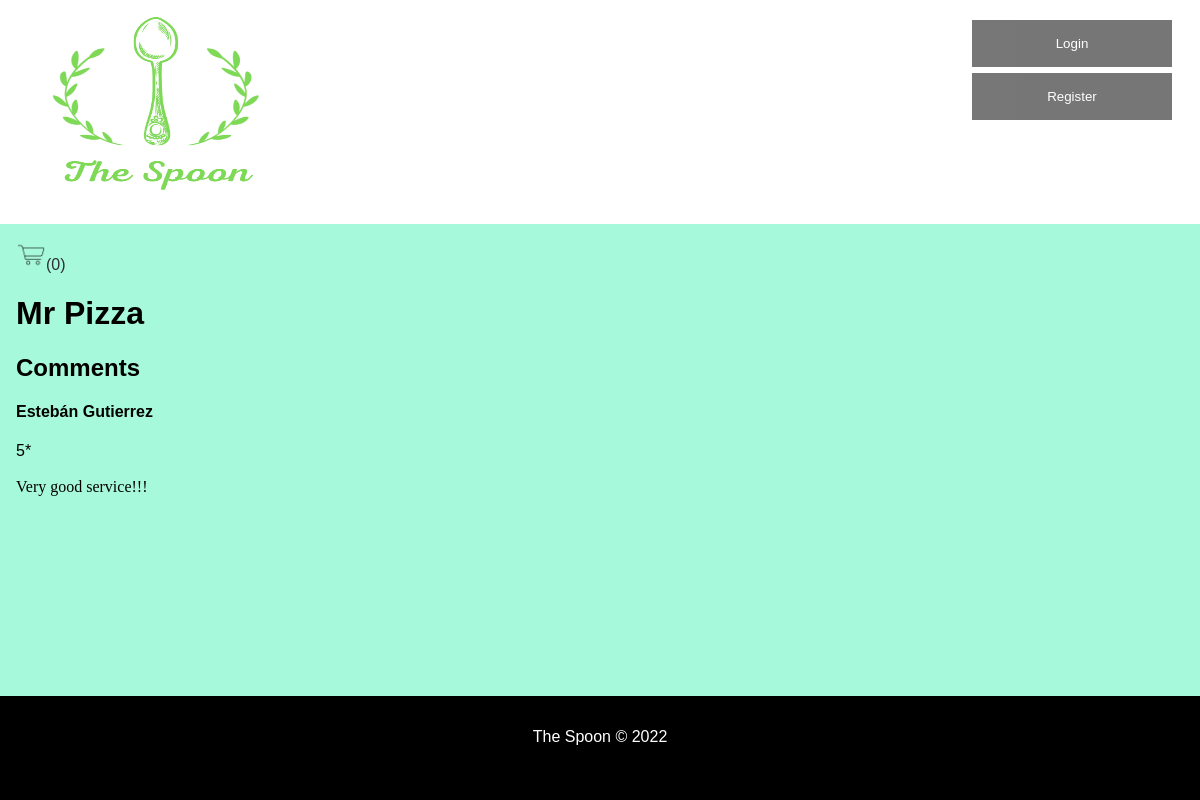
The page /restaurant.php?id=21 on the database as committed earlier.
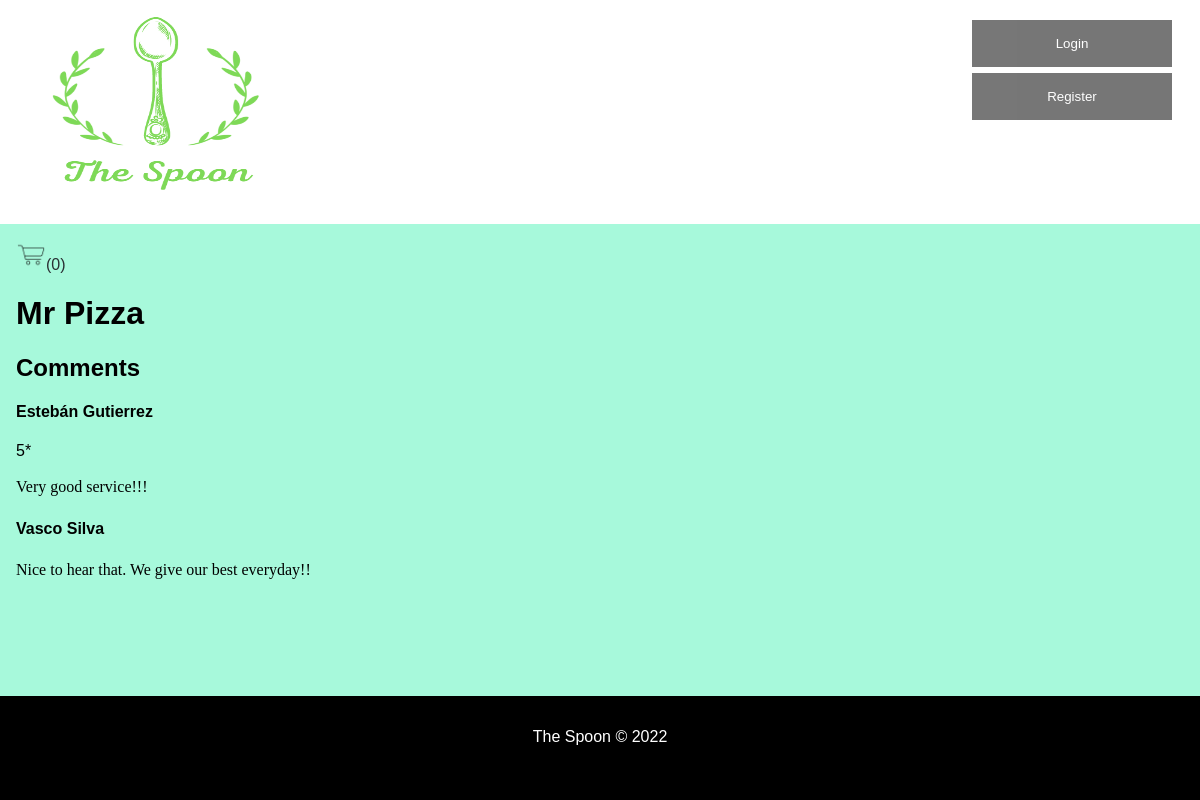
The same page on the database as committed later.
### tables this page shows
CREATE TABLE Restaurant (
	idRestaurant 		INTEGER PRIMARY KEY,
	Name 			VARCHAR NOT NULL,
	idUser		INTEGER NOT NULL 	CONSTRAINT fk_restaurant_iduser REFERENCES User (idUser)
												ON DELETE CASCADE ON UPDATE CASCADE,
	idRestCategory		INTEGER NOT NULL 	CONSTRAINT fk_restaurant_idrestcategory REFERENCES RestCategory (idRestCategory)
												ON DELETE CASCADE ON UPDATE CASCADE,
	Photo			VARCHAR	DEFAULT '',
	Description		VARCHAR DEFAULT '',
	idAddress		INTEGER NOT NULL 	CONSTRAINT fk_restaurant_idaddress REFERENCES Address (idAddress)
												ON DELETE CASCADE ON UPDATE CASCADE
);

CREATE TABLE Evaluation (
	idEvaluation		INTEGER PRIMARY KEY,
	idUser 		VARCHAR NOT NULL 	CONSTRAINT fk_evaluation_idUser REFERENCES User (idUser) 
												ON DELETE CASCADE ON UPDATE CASCADE,
	idRestaurant	 	INTEGER NOT NULL 	CONSTRAINT fk_evaluation_idrestaurant REFERENCES Restaurant (idRestaurant) 
												ON DELETE CASCADE ON UPDATE CASCADE,
	Rating 		INTEGER NOT NULL,
	Message		VARCHAR DEFAULT '',
	Comments		VARCHAR DEFAULT '',
	CONSTRAINT evaluation_rating CHECK ((Rating >= 0) and (Rating <= 5))					
);

CREATE TABLE User (
	idUser			INTEGER PRIMARY KEY,
	Email			VARCHAR NOT NULL UNIQUE,
	Password		VARCHAR NOT NULL,
	Phone 			INTEGER UNIQUE,
	Name 			VARCHAR NOT NULL,
	RestOwner       BOOLEAN DEFAULT FALSE,
	idAddress		INTEGER		CONSTRAINT fk_user_idaddress REFERENCES Address (idAddress)
												ON DELETE SET NULL ON UPDATE CASCADE
);

### restaurant.php (called while the page is built, shortened)
<?php
  require_once('database/connection.php');
  require_once('database/restaurant.class.php');
  require_once('database/review.class.php');
  require_once('templates/common.tpl.php');
  require_once('templates/restaurant.tpl.php');
  $db = getDatabaseConnection();
  $restaurant = Restaurant::getRestaurant($db, intval($_GET['id']));
  $menu = Menu::getMenu($db, intval($_GET['id']));
  $comments = Review::getReviewsFromRestaurant($db, intval($_GET['id']));
  $user = User::getRestaurantOwner($db, $restaurant->id);
  drawHeader();
  drawCart();
  drawRestaurant($restaurant, $user, $menu, $comments);
  drawFooter();
?>

### database/restaurant.class.php (called while the page is built, shortened)
<?php
  class Restaurant {
    public function __construct(int $id, string $name, string $description) {
      $this->name = $name;
    }
    static function getRestaurant(PDO $db, int $id) : Restaurant {
      $stmt = $db->prepare('SELECT idRestaurant, Name, Description FROM Restaurant WHERE idRestaurant = ?');
      $stmt->execute(array($id));
      $restaurant = $stmt->fetch();
      return new Restaurant(
        (int)$restaurant['idRestaurant'],
        $restaurant['Name'],
        $restaurant['Description']
      );
    }
  }
?>

### database/review.class.php (called while the page is built, shortened)
<?php
  require_once('database/user.class.php');
  class Review {
    public function __construct(int $id, int $rating, string $comment, string $nameUser, string $answer, string $nameOwner) {
      $this->rating = $rating;
      $this->comment = $comment;
      $this->answer = $answer;
      $this->nameUser = $nameUser;
      $this->nameOwner = $nameOwner;
    }
    static function getReviewsFromRestaurant(PDO $db, int $id) : array {
      $stmt = $db->prepare('SELECT idEvaluation, Rating, Message, idUser, Comments, idRestaurant  FROM Evaluation WHERE idRestaurant = ?');
      $stmt->execute(array($id));
      $stmt2 = $db->prepare('SELECT idUser, idRestaurant FROM Restaurant WHERE idRestaurant = ?');
      $stmt2->execute(array($id));
      $restOwner = User::getUser($db, intval($stmt2->fetch()['idUser']));
      $reviews = array();
      while ($review = $stmt->fetch()) {
        $user = User::getUser($db, intval($review['idUser']));
        $reviews[] = new Review(
          (int) $review['idEvaluation'],
          (int) $review['Rating'],
          $review['Message'],
          $user->name,
          $review['Comments'],
          $restOwner->name()
        );
      }
      return $reviews;
    }
  }
?>

### database/user.class.php (called while the page is built, shortened)
<?php
  class User {
    static function getUser(PDO $db, int $id): User {
      $stmt = $db->prepare('
        SELECT idUser, Email, Name, Street, City, State, PostalCode, Phone, RestOwner
        FROM User JOIN Address USING (idAddress)
        WHERE idUser = ?
      ');
      $stmt->execute(array($id));
      $user = $stmt->fetch();
      return new User
     (
        (int)$user['idUser'],
        $user['Email'],
        $user['Name'],
        $user['Street'],
        $user['City'],
        $user['State'],
        (int)$user['PostalCode'],
        (int)$user['Phone'],
        (bool)$user['RestOwner']
      );
    }
  }
?>

### templates/restaurant.tpl.php (the view, shortened to what this page needs)
<?php function drawRestaurant(Restaurant $restaurant, User $restOwner, array $menuItems, array $comments) { ?>
  <h1><?=$restaurant->name?></h1>
  <section id="comments">
    <?php if(count($comments) != 0 || isset($_SESSION['id'])) { ?>
    <h2>Comments</h2>
    <?php foreach ($comments as $comment) { ?>
      <?php if($comment->comment != '') { ?>
        <article class="comment">
          <span class="user"><h4><?=$comment->nameUser?></h4></span>
          <span class="rating"><?=$comment->rating?>*</span>
          <p><?=$comment->comment?></p>
          <?php if($comment->answer != '') { ?>
            <span class="owner"><h4><?=$comment->nameOwner?></h4></span>
            <p><?=$comment->answer?></p>
          <?php } else if ($_SESSION['id']==$restOwner->idUser) { ?>
            <button type="sumbit">Answer</button>
            <form action="action_answer.php" method="post" id="answer-<?php echo $_SESSION['id'] ?>">
              <input type="hidden" name="idReview" value="<?php echo $comment->id ?>">
              <label><input type="text" name="answer" placeholder="Answer here..."></label>
              <button type="sumbit">Submit</button>
            </form>
          <?php } ?>
        </article>
    <?php } } } ?>
  </section>
<?php } ?>

### templates/common.tpl.php (shortened to what this page needs)
<?php function drawHeader() { ?>
<!DOCTYPE html>
<html lang="en-US">
  <head>
    <link rel="stylesheet" href="css/style.css">
    <link rel="stylesheet" href="css/layout.css">
    <link rel="stylesheet" href="https://cdnjs.cloudflare.com/ajax/libs/font-awesome/4.7.0/css/font-awesome.min.css">
  </head>
  <body>
    <header id="header">
      <a id="logo" href="/"><img src="images/TheSpoon.png" alt ="theSpoon logo" width="300" height="200"></a>
      <?php
        if (isset($_SESSION['id'])) drawLogoutForm($_SESSION['name']);
        else drawLogInForm();
      ?>
    </header>
    <main class="content">
<?php } ?>
<?php function drawFooter() { ?>
    </main>
    <footer class="footer">
      The Spoon &copy; 2022
    </footer>
  </body>
</html>
<?php } ?>
<?php function drawLogInForm() { ?>
  <button type="button" class="open-button" id="logInButton" onclick="openLogInForm()">Login</button>
  <?=drawRegisterForm();?>
<?php } ?>
<?php function drawRegisterForm() { ?>
  <button type="button" class="open-button" id="registerButton" onclick="openRegisterForm()">Register</button>
<?php } ?>
<?php function drawCart() { ?>
  <div>
    <a id="cart" href="cart.php"><img src="images/cart.png" alt ="cart icon" width="30" height="30">(0<?php ?>)</a>
  </div>
<?php } ?>

### css/style.css (style rules this page uses)
a:not(.loginLink), a:not(.registerLink) { text-decoration: none; color: #2a2f33; }
body>header { color: #000; background-color: #fff; }
body>footer { background-color: #2a2f33; color: white; padding: 2em; height: 2.5em; }
body { font-family: "Poppins", sans-serif; }
p { font-family: "Lora", serif; line-height: 1.4em; }
#logInButton { background-color: #555; color: white; padding: 16px 20px; opacity: 0.8; width: 200px; }
#registerButton { background-color: #555; color: white; padding: 16px 20px; opacity: 0.8; width: 200px; }

### css/layout.css (style rules this page uses)
body { background-color: #a7f9db; margin: 0 auto; display: flex; min-height: 100vh; flex-direction: column; }
body>header { padding: 10px 16px; position: relative; top: 0; width: 100%; padding-left: 0%; padding-right: 0%; }
.content { padding: 16px; }
body>header { display: grid; grid-template-columns: auto 0fr 0fr 0fr; grid-template-rows: auto auto; }
body footer { margin-top: auto; text-align: center; }
.footer { position: relative; left: 0; bottom: 0; width: 100%; padding-right: 0%; padding-left: 0%; background-color: black; color: white; text-align: center; }
#logInButton { margin-top: 1.5em; position: absolute; top: 0; right: 28px; border: none; cursor: pointer; }
#registerButton { margin-top: 5.5em; top: 0; right: 28px; position: absolute; border: none; cursor: pointer; }

Rows that differ between the two databases and show on the page:
changed evaluation "Very good service!!!": Comments (not shown) → "Nice to hear that. We give our best everyday!!"
now on this page (row unchanged): user: Name "Vasco Silva"
